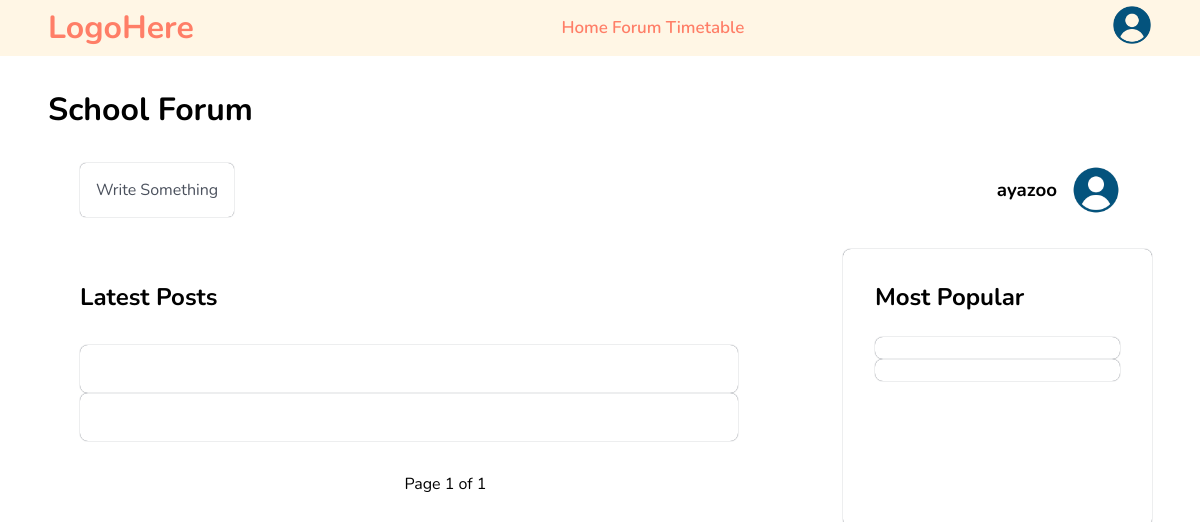
The app's page /forum/ (signed in), older data.
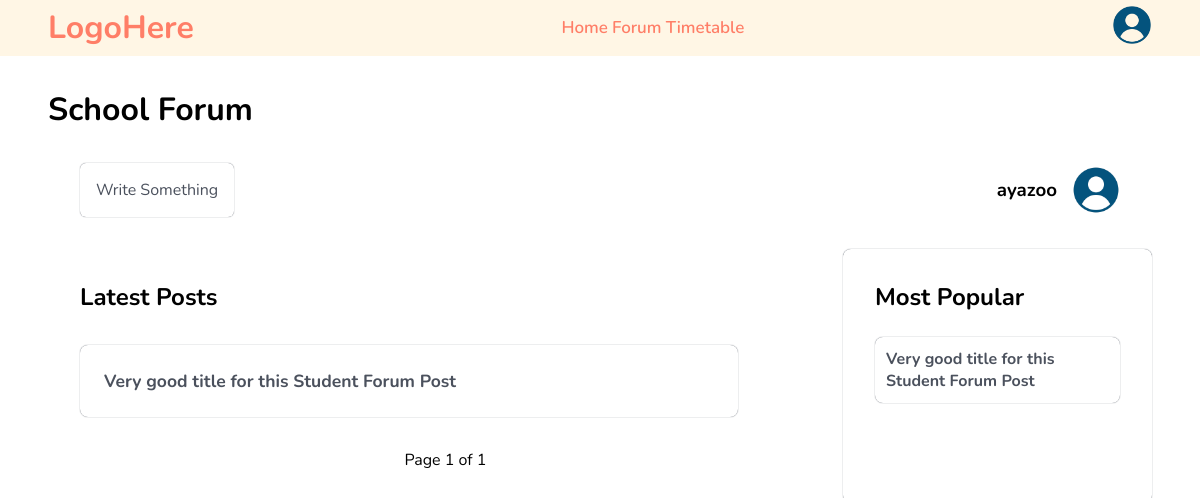
The same page, newer data.
### forum/models.py (models this page shows, shortened)
class ForumPost(models.Model):
    title = models.CharField(max_length=500, verbose_name='Post Title', null=False, default='')
    user = models.ForeignKey(
        to=CustomUser,
        on_delete=models.CASCADE,
        verbose_name='Related User',
        related_name='forum_posts'
    )
    content = models.TextField(verbose_name='Post Content')
    upvote_users = models.ManyToManyField(
        to=CustomUser,
        verbose_name="Users Who Upvoted",
        related_name="upvoted_posts"
    )
    downvote_users = models.ManyToManyField(
        to=CustomUser,
        verbose_name="Users Who Downvoted",
        related_name="downvoted_posts"
    )
    approved = models.BooleanField(default=False, verbose_name="Approval Status")
    date_time = models.DateTimeField(default=now)

### forum/views.py (the view)
# urls.py: path('', views.forum_home, name='forum_homepage'),
@login_required(login_url='login')
def forum_home(request):
    posts = ForumPost.objects.all().order_by('-date_time')
    paginator = Paginator(posts, 10)
    page_number = request.GET.get('page')
    page_posts = paginator.get_page(page_number)
    top_posts = ForumPost.objects.annotate(
        upvote_count=Count('upvote_users')
    ).order_by('-upvote_count')
    context = {
        'posts': page_posts,
        'top_posts': top_posts,
    }
    return render(request, 'forumPages/home.html', context)

### templates/forumPages/home.html (shortened to what this page needs)
{% extends 'forumPages/base.html' %}
{% block forum_content %}
{% load static %}
<div class="forum-homepage-wrapper">
    <h1>School Forum</h1>
    <div class="top-bar">
        <a href="{% url 'write_post' %}" class="write-btn">
            Write Something
        </a>
        <div class="user-info">
            <h3>{{request.user.username}}</h3>
            <img src="{% static 'images/dummyProfile.png' %}" alt="">
        </div>
    </div>
    <div class="posts-wrapper">
        <div class="left-side">
            <h2>Latest Posts</h2>
            <div class="posts">
                {% for post in posts %}
                <a href="{% url 'read_post' %}?post_id={{post.id}}" class="post">
                    <h3>{{post.title}}</h3>
                </a>
                {% endfor %}
            </div>
            <div class="pagination-controls">
                <span class="pagination-info">Page {{ posts.number }} of {{ posts.paginator.num_pages }}</span>
            </div>
        </div>
        <div class="right-side">
            <h2>Most Popular</h2>
            <div class="posts">
                {% for post in top_posts %}
                <a href="{% url 'read_post' %}?post_id={{post.id}}" class="post">
                    <h4>
                        {{post.title}}
                    </h4>
                </a>
                {% endfor %}
            </div>
        </div>
    </div>
</div>
{% endblock %}

Row changes from the older to the newer data that the page shows:
added ForumPost: title "Very good title for this Student Forum Post"
